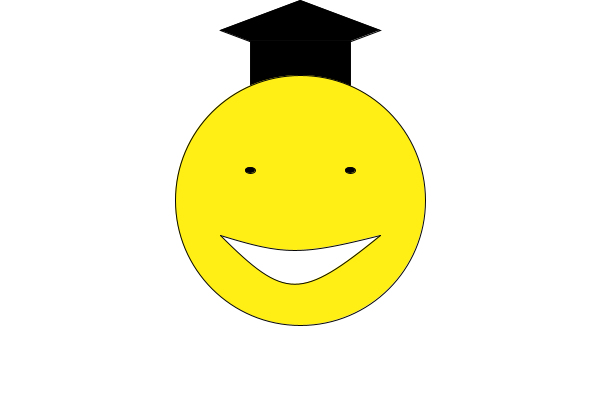
Frame 1 (no input)
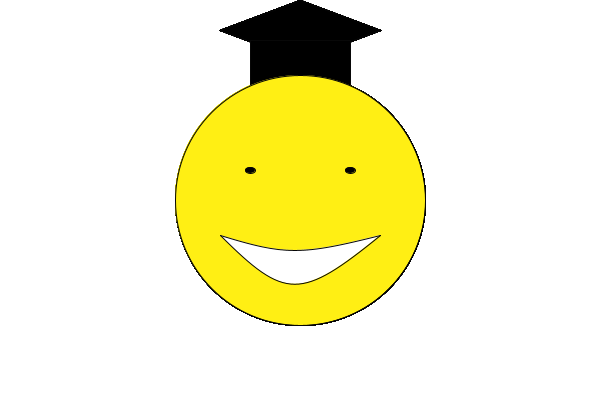
Frame 60 (the mouse pressed at the canvas centre just before this capture)
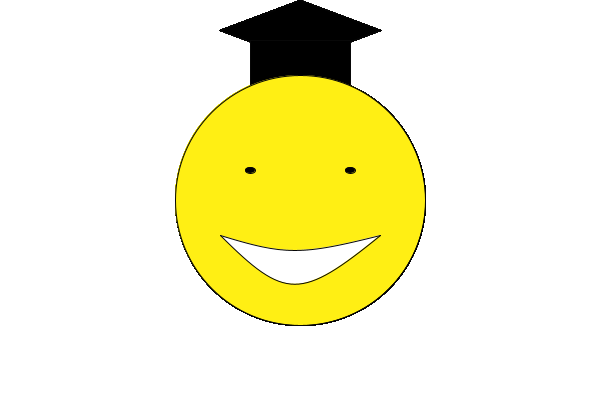
Frame 120 (the mouse held since frame 60 and released just before this capture)

The Processing sketch that drew these frames (run headless with seeded random() and noise(); from frame 60 on, the mouse is pressed at the canvas centre):

// Processing sketch: KoroSensei
// ── KoroSensei.pde
void setup(){
  size(600,400);
  background(255);
}
void draw(){
  topi();
  fill(255, 239, 20);
  stroke(5);
  ellipse(300,200, 250, 250);
  wajah();
}

void topi(){
  atasTopi();
  stroke(8);
  fill(0,0,0);
  rect(250,40,100,50);
  
}

void atasTopi(){
  fill(0,0,0);
  quad(300,0,220,30,300,60,380,30);
  
  
  
}

void wajah(){
  fill(0, 0, 0);
  ellipse(250,170,10,6);
  ellipse(350,170,10,6);
  
  fill(255);
  bezier(220,235,285,300,300,300,380,235);
  fill(255, 239, 20);
  bezier(220,235,285,255,300,255,380,235);

}
